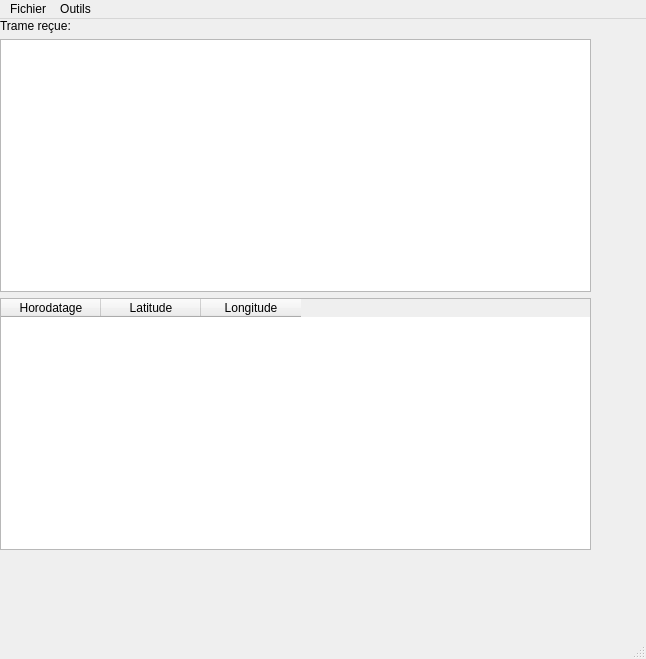
<?xml version="1.0" encoding="UTF-8"?>
<ui version="4.0">
 <class>InterfacesPrincipale</class>
 <widget class="QMainWindow" name="InterfacesPrincipale">
  <property name="geometry">
   <rect>
    <x>0</x>
    <y>0</y>
    <width>646</width>
    <height>659</height>
   </rect>
  </property>
  <property name="windowTitle">
   <string>InterfacesPrincipale</string>
  </property>
  <widget class="QWidget" name="centralwidget">
   <widget class="QWidget" name="layoutWidget">
    <property name="geometry">
     <rect>
      <x>0</x>
      <y>0</y>
      <width>591</width>
      <height>531</height>
     </rect>
    </property>
    <layout class="QVBoxLayout" name="verticalLayout">
     <item>
      <widget class="QLabel" name="label">
       <property name="text">
        <string>Trame reçue:</string>
       </property>
      </widget>
     </item>
     <item>
      <widget class="QTextEdit" name="textEditTrameRecu"/>
     </item>
     <item>
      <widget class="QTableWidget" name="tableWidget">
       <column>
        <property name="text">
         <string>Horodatage</string>
        </property>
       </column>
       <column>
        <property name="text">
         <string>Latitude</string>
        </property>
       </column>
       <column>
        <property name="text">
         <string>Longitude</string>
        </property>
       </column>
      </widget>
     </item>
    </layout>
   </widget>
  </widget>
  <widget class="QMenuBar" name="menubar">
   <property name="geometry">
    <rect>
     <x>0</x>
     <y>0</y>
     <width>646</width>
     <height>20</height>
    </rect>
   </property>
   <widget class="QMenu" name="menuFichier">
    <property name="title">
     <string>Fichier</string>
    </property>
    <addaction name="actionOuvrir"/>
    <addaction name="actionEnregistrer"/>
    <addaction name="separator"/>
    <addaction name="actionQuitter"/>
   </widget>
   <widget class="QMenu" name="menuOutils">
    <property name="title">
     <string>Outils</string>
    </property>
    <addaction name="actionConfigurer"/>
    <addaction name="separator"/>
    <addaction name="actionA_propos_de"/>
   </widget>
   <addaction name="menuFichier"/>
   <addaction name="menuOutils"/>
  </widget>
  <widget class="QStatusBar" name="statusbar"/>
  <action name="actionOuvrir">
   <property name="text">
    <string>Ouvrir</string>
   </property>
  </action>
  <action name="actionEnregistrer">
   <property name="text">
    <string>Enregistrer</string>
   </property>
  </action>
  <action name="actionQuitter">
   <property name="text">
    <string>Quitter</string>
   </property>
  </action>
  <action name="actionConfigurer">
   <property name="text">
    <string>Configurer</string>
   </property>
  </action>
  <action name="actionA_propos_de">
   <property name="text">
    <string>A propos de ...</string>
   </property>
  </action>
 </widget>
 <resources/>
 <connections>
  <connection>
   <sender>actionQuitter</sender>
   <signal>triggered()</signal>
   <receiver>InterfacesPrincipale</receiver>
   <slot>close()</slot>
   <hints>
    <hint type="sourcelabel">
     <x>-1</x>
     <y>-1</y>
    </hint>
    <hint type="destinationlabel">
     <x>322</x>
     <y>329</y>
    </hint>
   </hints>
  </connection>
 </connections>
</ui>
